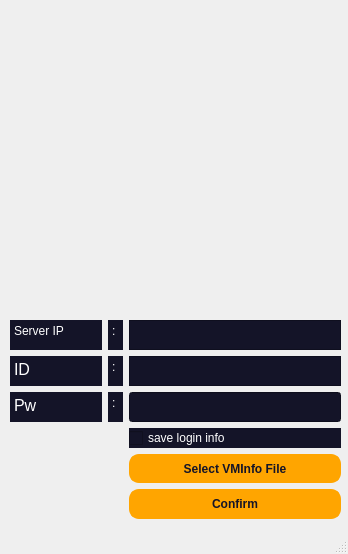
<?xml version="1.0" encoding="UTF-8"?>
<ui version="4.0">
 <class>MainWindow</class>
 <widget class="QMainWindow" name="MainWindow">
  <property name="enabled">
   <bool>true</bool>
  </property>
  <property name="geometry">
   <rect>
    <x>0</x>
    <y>0</y>
    <width>348</width>
    <height>554</height>
   </rect>
  </property>
  <property name="minimumSize">
   <size>
    <width>0</width>
    <height>0</height>
   </size>
  </property>
  <property name="windowTitle">
   <string>MainWindow</string>
  </property>
  <property name="animated">
   <bool>true</bool>
  </property>
  <widget class="QWidget" name="centralwidget">
   <widget class="QWidget" name="gridLayoutWidget">
    <property name="geometry">
     <rect>
      <x>10</x>
      <y>320</y>
      <width>331</width>
      <height>199</height>
     </rect>
    </property>
    <layout class="QGridLayout" name="gridLayout">
     <item row="0" column="0">
      <widget class="QTextBrowser" name="text_esx_ip">
       <property name="maximumSize">
        <size>
         <width>130</width>
         <height>30</height>
        </size>
       </property>
       <property name="styleSheet">
        <string notr="true">background-color: rgb(20, 20, 40);
color: white;

border-style: solid;
border-width: 0px;</string>
       </property>
       <property name="html">
        <string>&lt;!DOCTYPE HTML PUBLIC &quot;-//W3C//DTD HTML 4.0//EN&quot; &quot;http://www.w3.org/TR/REC-html40/strict.dtd&quot;&gt;
&lt;html&gt;&lt;head&gt;&lt;meta name=&quot;qrichtext&quot; content=&quot;1&quot; /&gt;&lt;style type=&quot;text/css&quot;&gt;
p, li { white-space: pre-wrap; }
&lt;/style&gt;&lt;/head&gt;&lt;body style=&quot; font-family:'Gulim'; font-size:9pt; font-weight:400; font-style:normal;&quot;&gt;
&lt;p style=&quot; margin-top:0px; margin-bottom:0px; margin-left:0px; margin-right:0px; -qt-block-indent:0; text-indent:0px;&quot;&gt;Server IP&lt;/p&gt;&lt;/body&gt;&lt;/html&gt;</string>
       </property>
      </widget>
     </item>
     <item row="2" column="0">
      <widget class="QTextBrowser" name="text_esx_pw">
       <property name="maximumSize">
        <size>
         <width>130</width>
         <height>30</height>
        </size>
       </property>
       <property name="styleSheet">
        <string notr="true">background-color: rgb(20, 20, 40);
color: white;

border-style: solid;
border-width: 0px;</string>
       </property>
       <property name="html">
        <string>&lt;!DOCTYPE HTML PUBLIC &quot;-//W3C//DTD HTML 4.0//EN&quot; &quot;http://www.w3.org/TR/REC-html40/strict.dtd&quot;&gt;
&lt;html&gt;&lt;head&gt;&lt;meta name=&quot;qrichtext&quot; content=&quot;1&quot; /&gt;&lt;style type=&quot;text/css&quot;&gt;
p, li { white-space: pre-wrap; }
&lt;/style&gt;&lt;/head&gt;&lt;body style=&quot; font-family:'Gulim'; font-size:9pt; font-weight:400; font-style:normal;&quot;&gt;
&lt;p style=&quot; margin-top:0px; margin-bottom:0px; margin-left:0px; margin-right:0px; -qt-block-indent:0; text-indent:0px;&quot;&gt;&lt;span style=&quot; font-size:12pt;&quot;&gt;Pw&lt;/span&gt;&lt;/p&gt;&lt;/body&gt;&lt;/html&gt;</string>
       </property>
      </widget>
     </item>
     <item row="5" column="2">
      <widget class="QPushButton" name="submitlogin">
       <property name="styleSheet">
        <string notr="true">background-color: rgb(255, 165, 0);
color: rgb(20, 20, 40);

border-style: solid;
border-width: 2px;
border-radius: 10px;
border-color: rgb(255, 165, 0);
font: bold;
min-width: 10em;
padding: 6px;
</string>
       </property>
       <property name="text">
        <string>Confirm</string>
       </property>
      </widget>
     </item>
     <item row="4" column="2">
      <widget class="QPushButton" name="fileselect">
       <property name="styleSheet">
        <string notr="true">background-color: rgb(255, 165, 0);
color: rgb(20, 20, 40);

border-style: solid;
border-width: 2px;
border-radius: 10px;
border-color: rgb(255, 165, 0);
font: bold;
min-width: 10em;
padding: 6px;
</string>
       </property>
       <property name="text">
        <string>Select VMInfo File</string>
       </property>
      </widget>
     </item>
     <item row="0" column="2">
      <widget class="QTextEdit" name="textedit_esx_ip">
       <property name="maximumSize">
        <size>
         <width>250</width>
         <height>30</height>
        </size>
       </property>
       <property name="styleSheet">
        <string notr="true">background-color: rgb(20, 20, 40);
color: white;</string>
       </property>
       <property name="html">
        <string>&lt;!DOCTYPE HTML PUBLIC &quot;-//W3C//DTD HTML 4.0//EN&quot; &quot;http://www.w3.org/TR/REC-html40/strict.dtd&quot;&gt;
&lt;html&gt;&lt;head&gt;&lt;meta name=&quot;qrichtext&quot; content=&quot;1&quot; /&gt;&lt;style type=&quot;text/css&quot;&gt;
p, li { white-space: pre-wrap; }
&lt;/style&gt;&lt;/head&gt;&lt;body style=&quot; font-family:'Gulim'; font-size:9pt; font-weight:400; font-style:normal;&quot;&gt;
&lt;p style=&quot;-qt-paragraph-type:empty; margin-top:0px; margin-bottom:0px; margin-left:0px; margin-right:0px; -qt-block-indent:0; text-indent:0px;&quot;&gt;&lt;br /&gt;&lt;/p&gt;&lt;/body&gt;&lt;/html&gt;</string>
       </property>
      </widget>
     </item>
     <item row="1" column="1">
      <widget class="QTextBrowser" name="dummy1">
       <property name="maximumSize">
        <size>
         <width>15</width>
         <height>30</height>
        </size>
       </property>
       <property name="styleSheet">
        <string notr="true">background-color: rgb(20, 20, 40);
color: white;

border-style: solid;
border-width: 0px;</string>
       </property>
       <property name="html">
        <string>&lt;!DOCTYPE HTML PUBLIC &quot;-//W3C//DTD HTML 4.0//EN&quot; &quot;http://www.w3.org/TR/REC-html40/strict.dtd&quot;&gt;
&lt;html&gt;&lt;head&gt;&lt;meta name=&quot;qrichtext&quot; content=&quot;1&quot; /&gt;&lt;style type=&quot;text/css&quot;&gt;
p, li { white-space: pre-wrap; }
&lt;/style&gt;&lt;/head&gt;&lt;body style=&quot; font-family:'Gulim'; font-size:9pt; font-weight:400; font-style:normal;&quot;&gt;
&lt;p style=&quot; margin-top:0px; margin-bottom:0px; margin-left:0px; margin-right:0px; -qt-block-indent:0; text-indent:0px;&quot;&gt;:&lt;/p&gt;&lt;/body&gt;&lt;/html&gt;</string>
       </property>
      </widget>
     </item>
     <item row="0" column="1">
      <widget class="QTextBrowser" name="dummy3">
       <property name="maximumSize">
        <size>
         <width>15</width>
         <height>30</height>
        </size>
       </property>
       <property name="styleSheet">
        <string notr="true">background-color: rgb(20, 20, 40);
color: white;

border-style: solid;
border-width: 0px;</string>
       </property>
       <property name="html">
        <string>&lt;!DOCTYPE HTML PUBLIC &quot;-//W3C//DTD HTML 4.0//EN&quot; &quot;http://www.w3.org/TR/REC-html40/strict.dtd&quot;&gt;
&lt;html&gt;&lt;head&gt;&lt;meta name=&quot;qrichtext&quot; content=&quot;1&quot; /&gt;&lt;style type=&quot;text/css&quot;&gt;
p, li { white-space: pre-wrap; }
&lt;/style&gt;&lt;/head&gt;&lt;body style=&quot; font-family:'Gulim'; font-size:9pt; font-weight:400; font-style:normal;&quot;&gt;
&lt;p style=&quot; margin-top:0px; margin-bottom:0px; margin-left:0px; margin-right:0px; -qt-block-indent:0; text-indent:0px;&quot;&gt;:&lt;/p&gt;&lt;/body&gt;&lt;/html&gt;</string>
       </property>
      </widget>
     </item>
     <item row="2" column="1">
      <widget class="QTextBrowser" name="dummy2">
       <property name="maximumSize">
        <size>
         <width>15</width>
         <height>30</height>
        </size>
       </property>
       <property name="styleSheet">
        <string notr="true">background-color: rgb(20, 20, 40);
color: white;

border-style: solid;
border-width: 0px;</string>
       </property>
       <property name="html">
        <string>&lt;!DOCTYPE HTML PUBLIC &quot;-//W3C//DTD HTML 4.0//EN&quot; &quot;http://www.w3.org/TR/REC-html40/strict.dtd&quot;&gt;
&lt;html&gt;&lt;head&gt;&lt;meta name=&quot;qrichtext&quot; content=&quot;1&quot; /&gt;&lt;style type=&quot;text/css&quot;&gt;
p, li { white-space: pre-wrap; }
&lt;/style&gt;&lt;/head&gt;&lt;body style=&quot; font-family:'Gulim'; font-size:9pt; font-weight:400; font-style:normal;&quot;&gt;
&lt;p style=&quot; margin-top:0px; margin-bottom:0px; margin-left:0px; margin-right:0px; -qt-block-indent:0; text-indent:0px;&quot;&gt;:&lt;/p&gt;&lt;/body&gt;&lt;/html&gt;</string>
       </property>
      </widget>
     </item>
     <item row="3" column="2">
      <widget class="QCheckBox" name="checkbox_saveinfo">
       <property name="styleSheet">
        <string notr="true">background-color: rgb(20, 20, 40);
color: white;</string>
       </property>
       <property name="text">
        <string>save login info</string>
       </property>
      </widget>
     </item>
     <item row="1" column="0">
      <widget class="QTextBrowser" name="text_esx_id">
       <property name="maximumSize">
        <size>
         <width>130</width>
         <height>30</height>
        </size>
       </property>
       <property name="styleSheet">
        <string notr="true">background-color: rgb(20, 20, 40);
color: white;

border-style: solid;
border-width: 0px;</string>
       </property>
       <property name="html">
        <string>&lt;!DOCTYPE HTML PUBLIC &quot;-//W3C//DTD HTML 4.0//EN&quot; &quot;http://www.w3.org/TR/REC-html40/strict.dtd&quot;&gt;
&lt;html&gt;&lt;head&gt;&lt;meta name=&quot;qrichtext&quot; content=&quot;1&quot; /&gt;&lt;style type=&quot;text/css&quot;&gt;
p, li { white-space: pre-wrap; }
&lt;/style&gt;&lt;/head&gt;&lt;body style=&quot; font-family:'Gulim'; font-size:9pt; font-weight:400; font-style:normal;&quot;&gt;
&lt;p style=&quot; margin-top:0px; margin-bottom:0px; margin-left:0px; margin-right:0px; -qt-block-indent:0; text-indent:0px;&quot;&gt;&lt;span style=&quot; font-size:12pt;&quot;&gt;ID&lt;/span&gt;&lt;/p&gt;&lt;/body&gt;&lt;/html&gt;</string>
       </property>
      </widget>
     </item>
     <item row="1" column="2">
      <widget class="QTextEdit" name="textedit_esx_id">
       <property name="maximumSize">
        <size>
         <width>250</width>
         <height>30</height>
        </size>
       </property>
       <property name="styleSheet">
        <string notr="true">background-color: rgb(20, 20, 40);
color: white;</string>
       </property>
       <property name="html">
        <string>&lt;!DOCTYPE HTML PUBLIC &quot;-//W3C//DTD HTML 4.0//EN&quot; &quot;http://www.w3.org/TR/REC-html40/strict.dtd&quot;&gt;
&lt;html&gt;&lt;head&gt;&lt;meta name=&quot;qrichtext&quot; content=&quot;1&quot; /&gt;&lt;style type=&quot;text/css&quot;&gt;
p, li { white-space: pre-wrap; }
&lt;/style&gt;&lt;/head&gt;&lt;body style=&quot; font-family:'Gulim'; font-size:9pt; font-weight:400; font-style:normal;&quot;&gt;
&lt;p style=&quot;-qt-paragraph-type:empty; margin-top:0px; margin-bottom:0px; margin-left:0px; margin-right:0px; -qt-block-indent:0; text-indent:0px;&quot;&gt;&lt;br /&gt;&lt;/p&gt;&lt;/body&gt;&lt;/html&gt;</string>
       </property>
      </widget>
     </item>
     <item row="2" column="2">
      <widget class="QLineEdit" name="lineedit_esx_pw">
       <property name="minimumSize">
        <size>
         <width>211</width>
         <height>30</height>
        </size>
       </property>
       <property name="styleSheet">
        <string notr="true">background-color: rgb(20, 20, 40);
color: white;</string>
       </property>
       <property name="echoMode">
        <enum>QLineEdit::Password</enum>
       </property>
      </widget>
     </item>
    </layout>
   </widget>
   <widget class="QLabel" name="label">
    <property name="geometry">
     <rect>
      <x>110</x>
      <y>80</y>
      <width>150</width>
      <height>150</height>
     </rect>
    </property>
    <property name="maximumSize">
     <size>
      <width>150</width>
      <height>150</height>
     </size>
    </property>
    <property name="text">
     <string/>
    </property>
    <property name="pixmap">
     <pixmap>:/newPrefix/vmware.ico</pixmap>
    </property>
    <property name="scaledContents">
     <bool>true</bool>
    </property>
    <property name="margin">
     <number>50</number>
    </property>
   </widget>
  </widget>
  <widget class="QMenuBar" name="menubar">
   <property name="geometry">
    <rect>
     <x>0</x>
     <y>0</y>
     <width>348</width>
     <height>21</height>
    </rect>
   </property>
  </widget>
  <widget class="QStatusBar" name="statusbar"/>
 </widget>
 <resources>
  <include location="res_image.py"/>
 </resources>
 <connections>
  <connection>
   <sender>fileselect</sender>
   <signal>clicked()</signal>
   <receiver>MainWindow</receiver>
   <slot>selectJSONFile()</slot>
   <hints>
    <hint type="sourcelabel">
     <x>331</x>
     <y>499</y>
    </hint>
    <hint type="destinationlabel">
     <x>67</x>
     <y>389</y>
    </hint>
   </hints>
  </connection>
  <connection>
   <sender>submitlogin</sender>
   <signal>clicked()</signal>
   <receiver>MainWindow</receiver>
   <slot>submitLogin()</slot>
   <hints>
    <hint type="sourcelabel">
     <x>339</x>
     <y>533</y>
    </hint>
    <hint type="destinationlabel">
     <x>68</x>
     <y>438</y>
    </hint>
   </hints>
  </connection>
 </connections>
 <slots>
  <slot>selectJSONFile()</slot>
  <slot>submitLogin()</slot>
 </slots>
</ui>
